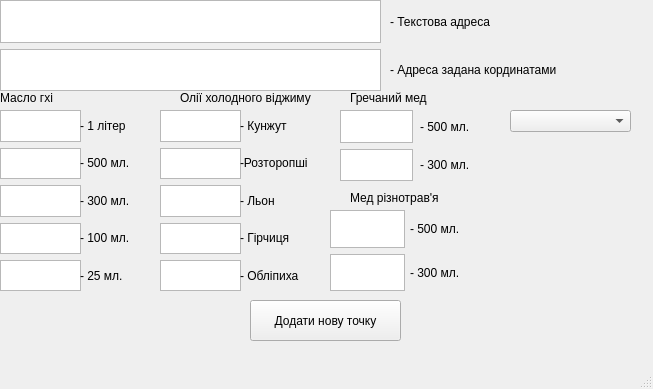
<?xml version="1.0" encoding="UTF-8"?>
<ui version="4.0">
 <class>MainWindow</class>
 <widget class="QMainWindow" name="MainWindow">
  <property name="geometry">
   <rect>
    <x>0</x>
    <y>0</y>
    <width>653</width>
    <height>389</height>
   </rect>
  </property>
  <property name="windowTitle">
   <string>MainWindow</string>
  </property>
  <widget class="QWidget" name="centralwidget">
   <widget class="QLabel" name="label_3">
    <property name="geometry">
     <rect>
      <x>0</x>
      <y>90</y>
      <width>55</width>
      <height>16</height>
     </rect>
    </property>
    <property name="text">
     <string>Масло гхі</string>
    </property>
   </widget>
   <widget class="QLabel" name="label_9">
    <property name="geometry">
     <rect>
      <x>180</x>
      <y>90</y>
      <width>141</width>
      <height>16</height>
     </rect>
    </property>
    <property name="text">
     <string>Олії холодного віджиму </string>
    </property>
   </widget>
   <widget class="QLabel" name="label_15">
    <property name="geometry">
     <rect>
      <x>350</x>
      <y>90</y>
      <width>91</width>
      <height>16</height>
     </rect>
    </property>
    <property name="text">
     <string>Гречаний мед </string>
    </property>
   </widget>
   <widget class="QLabel" name="label_18">
    <property name="geometry">
     <rect>
      <x>350</x>
      <y>190</y>
      <width>101</width>
      <height>16</height>
     </rect>
    </property>
    <property name="text">
     <string>Мед різнотрав'я</string>
    </property>
   </widget>
   <widget class="QWidget" name="layoutWidget">
    <property name="geometry">
     <rect>
      <x>410</x>
      <y>210</y>
      <width>61</width>
      <height>81</height>
     </rect>
    </property>
    <layout class="QVBoxLayout" name="verticalLayout_9">
     <item>
      <widget class="QLabel" name="label_19">
       <property name="text">
        <string>- 500 мл.</string>
       </property>
      </widget>
     </item>
     <item>
      <widget class="QLabel" name="label_20">
       <property name="text">
        <string>- 300 мл.</string>
       </property>
      </widget>
     </item>
    </layout>
   </widget>
   <widget class="QWidget" name="layoutWidget_2">
    <property name="geometry">
     <rect>
      <x>330</x>
      <y>210</y>
      <width>75</width>
      <height>81</height>
     </rect>
    </property>
    <layout class="QVBoxLayout" name="verticalLayout_10">
     <item>
      <widget class="QTextEdit" name="textEdit_wildflower_honey_500ml"/>
     </item>
     <item>
      <widget class="QTextEdit" name="textEdit_wildflower_honey_300ml"/>
     </item>
    </layout>
   </widget>
   <widget class="QPushButton" name="pushButton_add_new_point_dialog">
    <property name="geometry">
     <rect>
      <x>250</x>
      <y>300</y>
      <width>151</width>
      <height>41</height>
     </rect>
    </property>
    <property name="text">
     <string>Додати нову точку</string>
    </property>
   </widget>
   <widget class="QWidget" name="layoutWidget">
    <property name="geometry">
     <rect>
      <x>0</x>
      <y>110</y>
      <width>81</width>
      <height>181</height>
     </rect>
    </property>
    <layout class="QVBoxLayout" name="verticalLayout">
     <item>
      <widget class="QTextEdit" name="textEdit_ghee_1l"/>
     </item>
     <item>
      <widget class="QTextEdit" name="textEdit_ghee_500ml"/>
     </item>
     <item>
      <widget class="QTextEdit" name="textEdit_ghee_300ml"/>
     </item>
     <item>
      <widget class="QTextEdit" name="textEdit_ghee_100ml"/>
     </item>
     <item>
      <widget class="QTextEdit" name="textEdit_ghee_25ml"/>
     </item>
    </layout>
   </widget>
   <widget class="QWidget" name="layoutWidget">
    <property name="geometry">
     <rect>
      <x>80</x>
      <y>110</y>
      <width>61</width>
      <height>181</height>
     </rect>
    </property>
    <layout class="QVBoxLayout" name="verticalLayout_2">
     <item>
      <widget class="QLabel" name="label_4">
       <property name="text">
        <string>- 1 літер</string>
       </property>
      </widget>
     </item>
     <item>
      <widget class="QLabel" name="label_5">
       <property name="text">
        <string>- 500 мл.</string>
       </property>
      </widget>
     </item>
     <item>
      <widget class="QLabel" name="label_6">
       <property name="text">
        <string>- 300 мл.</string>
       </property>
      </widget>
     </item>
     <item>
      <widget class="QLabel" name="label_7">
       <property name="text">
        <string>- 100 мл.</string>
       </property>
      </widget>
     </item>
     <item>
      <widget class="QLabel" name="label_8">
       <property name="text">
        <string>- 25 мл.</string>
       </property>
      </widget>
     </item>
    </layout>
   </widget>
   <widget class="QWidget" name="layoutWidget">
    <property name="geometry">
     <rect>
      <x>0</x>
      <y>0</y>
      <width>381</width>
      <height>91</height>
     </rect>
    </property>
    <layout class="QVBoxLayout" name="verticalLayout_3">
     <item>
      <widget class="QTextEdit" name="textEdit_text_adress"/>
     </item>
     <item>
      <widget class="QTextEdit" name="textEdit_coordinates_address"/>
     </item>
    </layout>
   </widget>
   <widget class="QWidget" name="layoutWidget">
    <property name="geometry">
     <rect>
      <x>390</x>
      <y>0</y>
      <width>241</width>
      <height>91</height>
     </rect>
    </property>
    <layout class="QVBoxLayout" name="verticalLayout_4">
     <item>
      <widget class="QLabel" name="label">
       <property name="text">
        <string>- Текстова адреса</string>
       </property>
      </widget>
     </item>
     <item>
      <widget class="QLabel" name="label_2">
       <property name="text">
        <string>- Адреса задана кординатами </string>
       </property>
      </widget>
     </item>
    </layout>
   </widget>
   <widget class="QWidget" name="layoutWidget">
    <property name="geometry">
     <rect>
      <x>160</x>
      <y>110</y>
      <width>81</width>
      <height>181</height>
     </rect>
    </property>
    <layout class="QVBoxLayout" name="verticalLayout_5">
     <item>
      <widget class="QTextEdit" name="textEdit_sesame_seeds"/>
     </item>
     <item>
      <widget class="QTextEdit" name="textEdit_milk_thistle"/>
     </item>
     <item>
      <widget class="QTextEdit" name="textEdit_flax"/>
     </item>
     <item>
      <widget class="QTextEdit" name="textEdit_mustard"/>
     </item>
     <item>
      <widget class="QTextEdit" name="textEdit_sea_buckthorn"/>
     </item>
    </layout>
   </widget>
   <widget class="QWidget" name="layoutWidget">
    <property name="geometry">
     <rect>
      <x>240</x>
      <y>110</y>
      <width>81</width>
      <height>181</height>
     </rect>
    </property>
    <layout class="QVBoxLayout" name="verticalLayout_6">
     <item>
      <widget class="QLabel" name="label_10">
       <property name="text">
        <string>- Кунжут</string>
       </property>
      </widget>
     </item>
     <item>
      <widget class="QLabel" name="label_11">
       <property name="text">
        <string>-Розторопші</string>
       </property>
      </widget>
     </item>
     <item>
      <widget class="QLabel" name="label_12">
       <property name="text">
        <string>- Льон</string>
       </property>
      </widget>
     </item>
     <item>
      <widget class="QLabel" name="label_13">
       <property name="text">
        <string>- Гірчиця</string>
       </property>
      </widget>
     </item>
     <item>
      <widget class="QLabel" name="label_14">
       <property name="text">
        <string>- Обліпиха</string>
       </property>
      </widget>
     </item>
    </layout>
   </widget>
   <widget class="QWidget" name="layoutWidget">
    <property name="geometry">
     <rect>
      <x>340</x>
      <y>110</y>
      <width>73</width>
      <height>71</height>
     </rect>
    </property>
    <layout class="QVBoxLayout" name="verticalLayout_7">
     <item>
      <widget class="QTextEdit" name="textEdit_buckwheat_honey_500ml"/>
     </item>
     <item>
      <widget class="QTextEdit" name="textEdit_buckwheat_honey_300ml"/>
     </item>
    </layout>
   </widget>
   <widget class="QWidget" name="layoutWidget">
    <property name="geometry">
     <rect>
      <x>420</x>
      <y>110</y>
      <width>61</width>
      <height>71</height>
     </rect>
    </property>
    <layout class="QVBoxLayout" name="verticalLayout_8">
     <item>
      <widget class="QLabel" name="label_16">
       <property name="text">
        <string>- 500 мл.</string>
       </property>
      </widget>
     </item>
     <item>
      <widget class="QLabel" name="label_17">
       <property name="text">
        <string>- 300 мл.</string>
       </property>
      </widget>
     </item>
    </layout>
   </widget>
   <widget class="QComboBox" name="comboBox_priority">
    <property name="geometry">
     <rect>
      <x>510</x>
      <y>110</y>
      <width>121</width>
      <height>22</height>
     </rect>
    </property>
   </widget>
  </widget>
  <widget class="QMenuBar" name="menubar">
   <property name="geometry">
    <rect>
     <x>0</x>
     <y>0</y>
     <width>653</width>
     <height>21</height>
    </rect>
   </property>
  </widget>
  <widget class="QStatusBar" name="statusbar"/>
 </widget>
 <resources/>
 <connections/>
</ui>
